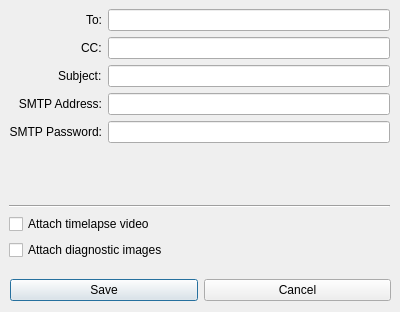
<?xml version="1.0" encoding="UTF-8"?>
<ui version="4.0">
 <class>EmailReportDialog</class>
 <widget class="QDialog" name="EmailReportDialog">
  <property name="windowModality">
   <enum>Qt::ApplicationModal</enum>
  </property>
  <property name="geometry">
   <rect>
    <x>0</x>
    <y>0</y>
    <width>400</width>
    <height>312</height>
   </rect>
  </property>
  <property name="windowTitle">
   <string>Reporting Setup</string>
  </property>
  <property name="modal">
   <bool>true</bool>
  </property>
  <widget class="QWidget" name="horizontalLayoutWidget">
   <property name="geometry">
    <rect>
     <x>9</x>
     <y>9</y>
     <width>381</width>
     <height>251</height>
    </rect>
   </property>
   <layout class="QVBoxLayout" name="verticalLayout_2">
    <item>
     <layout class="QFormLayout" name="formLayout">
      <property name="labelAlignment">
       <set>Qt::AlignRight|Qt::AlignTrailing|Qt::AlignVCenter</set>
      </property>
      <item row="0" column="0">
       <widget class="QLabel" name="label">
        <property name="sizePolicy">
         <sizepolicy hsizetype="Preferred" vsizetype="Preferred">
          <horstretch>0</horstretch>
          <verstretch>0</verstretch>
         </sizepolicy>
        </property>
        <property name="text">
         <string>To:</string>
        </property>
        <property name="alignment">
         <set>Qt::AlignRight|Qt::AlignTrailing|Qt::AlignVCenter</set>
        </property>
       </widget>
      </item>
      <item row="0" column="1">
       <widget class="QLineEdit" name="lineEdit"/>
      </item>
      <item row="1" column="0">
       <widget class="QLabel" name="label_4">
        <property name="text">
         <string>CC:</string>
        </property>
       </widget>
      </item>
      <item row="1" column="1">
       <widget class="QLineEdit" name="lineEdit_4"/>
      </item>
      <item row="2" column="0">
       <widget class="QLabel" name="label_5">
        <property name="text">
         <string>Subject:</string>
        </property>
       </widget>
      </item>
      <item row="2" column="1">
       <widget class="QLineEdit" name="lineEdit_5"/>
      </item>
      <item row="3" column="0">
       <widget class="QLabel" name="label_2">
        <property name="text">
         <string>SMTP Address:</string>
        </property>
        <property name="alignment">
         <set>Qt::AlignRight|Qt::AlignTrailing|Qt::AlignVCenter</set>
        </property>
       </widget>
      </item>
      <item row="3" column="1">
       <widget class="QLineEdit" name="lineEdit_2"/>
      </item>
      <item row="4" column="0">
       <widget class="QLabel" name="label_3">
        <property name="text">
         <string>SMTP Password:</string>
        </property>
        <property name="alignment">
         <set>Qt::AlignRight|Qt::AlignTrailing|Qt::AlignVCenter</set>
        </property>
       </widget>
      </item>
      <item row="4" column="1">
       <widget class="QLineEdit" name="lineEdit_3"/>
      </item>
     </layout>
    </item>
    <item>
     <widget class="Line" name="line">
      <property name="orientation">
       <enum>Qt::Horizontal</enum>
      </property>
     </widget>
    </item>
    <item>
     <widget class="QCheckBox" name="checkBox">
      <property name="text">
       <string>Attach timelapse video</string>
      </property>
     </widget>
    </item>
    <item>
     <widget class="QCheckBox" name="checkBox_2">
      <property name="text">
       <string>Attach diagnostic images</string>
      </property>
     </widget>
    </item>
   </layout>
  </widget>
  <widget class="QWidget" name="horizontalLayoutWidget_2">
   <property name="geometry">
    <rect>
     <x>10</x>
     <y>270</y>
     <width>381</width>
     <height>41</height>
    </rect>
   </property>
   <layout class="QHBoxLayout" name="horizontalLayout">
    <item>
     <widget class="QPushButton" name="report_setup_save_btn">
      <property name="text">
       <string>Save</string>
      </property>
     </widget>
    </item>
    <item>
     <widget class="QPushButton" name="report_setup_cancel_btn">
      <property name="text">
       <string>Cancel</string>
      </property>
     </widget>
    </item>
   </layout>
  </widget>
 </widget>
 <resources/>
 <connections/>
</ui>
